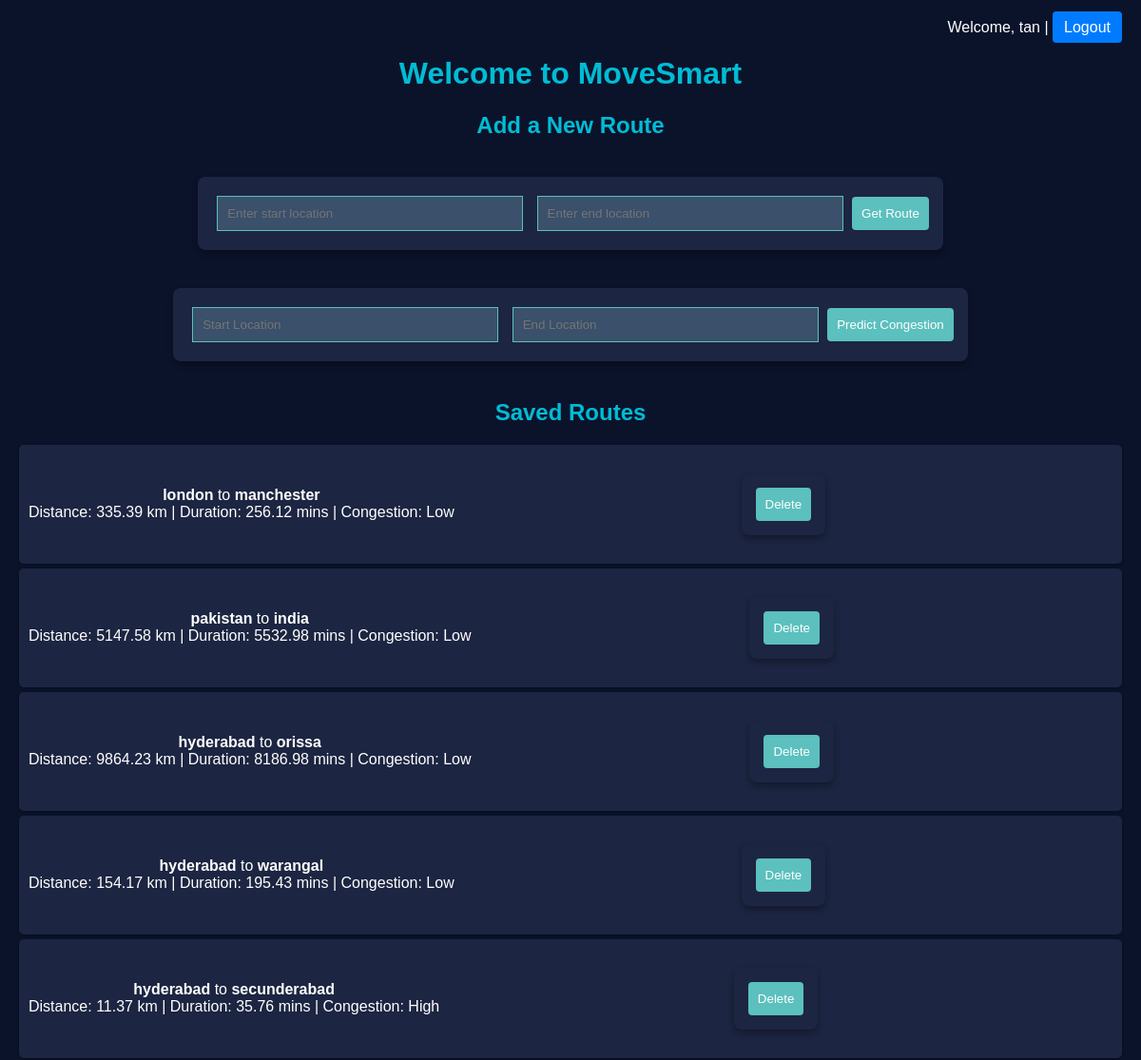
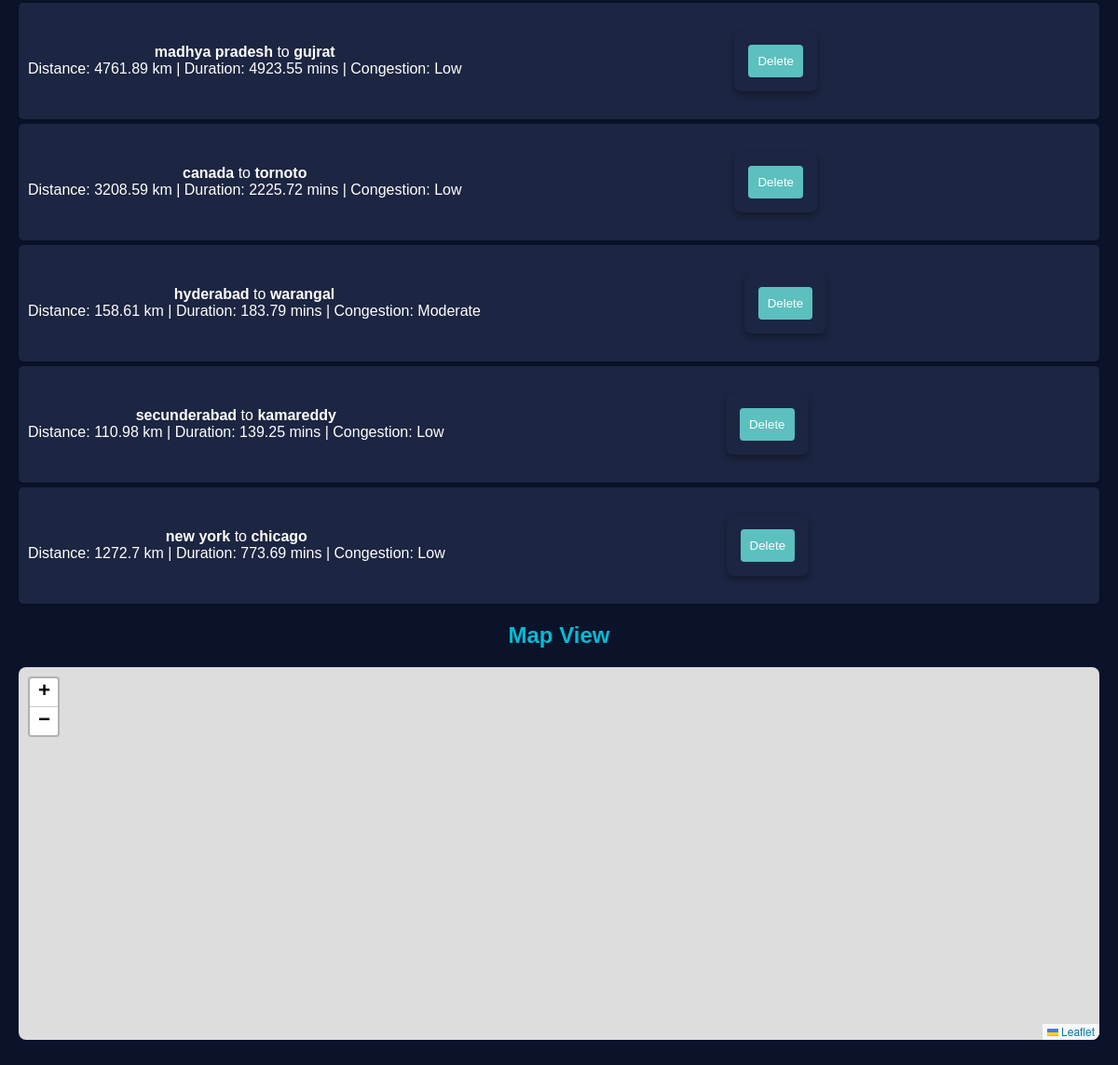
Screenshot of / (signed in) with the database file from the repository (2 pictures, top to bottom).
### app.py (models this page shows)
class Route(db.Model):
    id = db.Column(db.Integer, primary_key=True)
    start_location = db.Column(db.String(200), nullable=False)
    end_location = db.Column(db.String(200), nullable=False)
    distance = db.Column(db.Float)         # in kilometers
    duration = db.Column(db.Float)         # in minutes
    congestion_level = db.Column(db.String(50))
    timestamp = db.Column(db.DateTime, default=db.func.current_timestamp())

### app.py (the view)
@app.route('/')
def home():
    if 'user' not in session:
        return redirect(url_for('login'))
    routes = Route.query.order_by(Route.timestamp.desc()).all()
    return render_template('index.html', routes=routes, user=session['user'])

### templates/index.html (shortened to what this page needs)
<!DOCTYPE html>
<html lang="en">
<head>
  <link rel="stylesheet" href="https://unpkg.com/leaflet/dist/leaflet.css"/>
  <link rel="stylesheet" href="{{ url_for('static', filename='style.css') }}">
</head>
<body>
  <nav>
    <span>Welcome, {{ user }}</span> | <a href="{{ url_for('logout') }}">Logout</a>
  </nav>
  <h1>Welcome to MoveSmart</h1>
  <h2>Add a New Route</h2>
  <form action="/add_route" method="POST">
    <input type="text" name="start_location" placeholder="Enter start location" required>
    <input type="text" name="end_location" placeholder="Enter end location" required>
    <button type="submit">Get Route</button>
  </form>
  <form id="predictForm" class="mb-6">
    <input type="text" name="start_location" placeholder="Start Location" class="p-2 rounded text-black" required>
    <input type="text" name="end_location" placeholder="End Location" class="p-2 rounded text-black" required>
    <button type="submit" class="bg-green-600 px-3 py-2 rounded">Predict Congestion</button>
  </form>
  <h2>Saved Routes</h2>
  <ul>
    {% for route in routes %}
      <li>
        <div>
          <strong>{{ route.start_location }}</strong> to <strong>{{ route.end_location }}</strong><br>
          Distance: {{ route.distance }} km | Duration: {{ route.duration }} mins | Congestion: {{ route.congestion_level }}
        </div>
        <form action="/delete_route/{{ route.id }}" method="POST" onsubmit="return confirm('Are you sure you want to delete this route?');">
          <button type="submit">Delete</button>
        </form>
      </li>
    {% endfor %}
  </ul>
  <h2>Map View</h2>
  <div id="map"></div>
</body>
</html>

### static/style.css (style rules this page uses)
body { font-family: Arial, sans-serif; margin: 0; padding: 20px; background: #0b132b; color: white; text-align: center; }
nav { text-align: right; margin-bottom: 20px; }
nav a { text-decoration: none; color: #fff; background: #007bff; padding: 8px 12px; border-radius: 4px; }
h1, h2 { color: #00bcd4; }
form { margin: 20px auto; background: #1c2541; padding: 15px; border-radius: 8px; display: inline-block; box-shadow: 0px 4px 6px rgba(0, 0, 0, 0.3); }
input { padding: 10px; margin: 5px; width: 300px; background: #3a506b; color: #ffffff; border: 1px solid #5bc0be; }
button { padding: 10px; background: #5bc0be; color: white; border: none; border-radius: 4px; cursor: pointer; }
ul { list-style-type: none; padding: 0; }
li { background: #1c2541; margin: 5px 0; padding: 10px; border-radius: 5px; box-shadow: 0 1px 3px rgba(0, 0, 0, 0.3); color: white; display: flex; justify-content: space-between; align-items: center; }
#map { height: 400px; width: 100%; margin: 20px 0; border-radius: 8px; }

### rows the page displays
Route: start_location "london", end_location "manchester", distance "335.39", duration "256.12", congestion_level "Low"
Route: start_location "pakistan", end_location "india", distance "5147.58", duration "5532.98", congestion_level "Low"
Route: start_location "hyderabad", end_location "orissa", distance "9864.23", duration "8186.98", congestion_level "Low"
Route: start_location "hyderabad", end_location "warangal", distance "154.17", duration "195.43", congestion_level "Low"
Route: start_location "hyderabad", end_location "secunderabad", distance "11.37", duration "35.76", congestion_level "High"
Route: start_location "madhya pradesh", end_location "gujrat", distance "4761.89", duration "4923.55", congestion_level "Low"
Route: start_location "canada", end_location "tornoto", distance "3208.59", duration "2225.72", congestion_level "Low"
Route: start_location "hyderabad", end_location "warangal", distance "158.61", duration "183.79", congestion_level "Moderate"
Route: start_location "secunderabad", end_location "kamareddy", distance "110.98", duration "139.25", congestion_level "Low"
Route: start_location "new york", end_location "chicago", distance "1272.7", duration "773.69", congestion_level "Low"

### other values shown
{{ user }} "tan"
